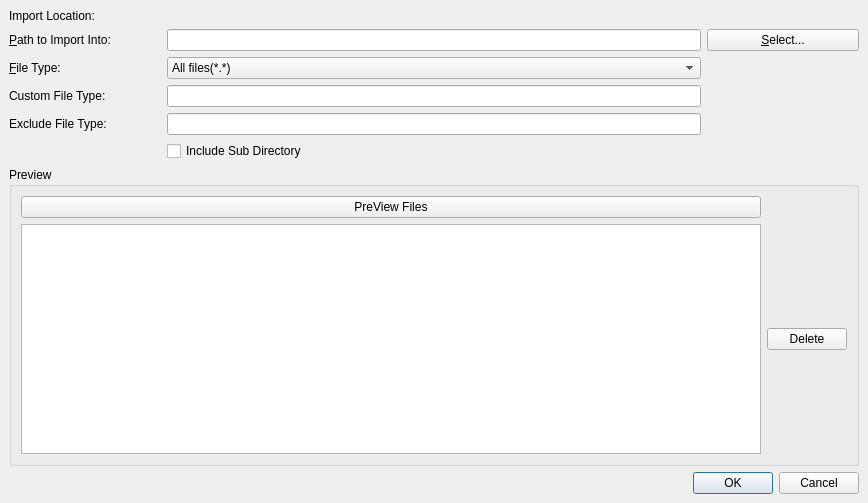
<?xml version="1.0" encoding="UTF-8"?>
<ui version="4.0">
 <class>ImportDocDialog</class>
 <widget class="QDialog" name="ImportDocDialog">
  <property name="geometry">
   <rect>
    <x>0</x>
    <y>0</y>
    <width>868</width>
    <height>503</height>
   </rect>
  </property>
  <property name="windowTitle">
   <string>Data Import</string>
  </property>
  <layout class="QGridLayout">
   <property name="margin">
    <number>9</number>
   </property>
   <property name="spacing">
    <number>6</number>
   </property>
   <item row="2" column="1" colspan="2">
    <widget class="QLineEdit" name="fileSelDir">
     <property name="readOnly">
      <bool>true</bool>
     </property>
    </widget>
   </item>
   <item row="2" column="3">
    <widget class="QPushButton" name="fileSelBtn">
     <property name="text">
      <string>&amp;Select...</string>
     </property>
    </widget>
   </item>
   <item row="11" column="0" colspan="4">
    <widget class="QGroupBox" name="groupBox">
     <property name="title">
      <string>Preview</string>
     </property>
     <layout class="QGridLayout">
      <property name="margin">
       <number>9</number>
      </property>
      <property name="spacing">
       <number>6</number>
      </property>
      <item row="2" column="0">
       <widget class="QTableView" name="previewView">
        <property name="editTriggers">
         <set>QAbstractItemView::NoEditTriggers</set>
        </property>
        <property name="alternatingRowColors">
         <bool>true</bool>
        </property>
        <property name="textElideMode">
         <enum>Qt::ElideNone</enum>
        </property>
        <property name="gridStyle">
         <enum>Qt::NoPen</enum>
        </property>
        <property name="sortingEnabled">
         <bool>true</bool>
        </property>
       </widget>
      </item>
      <item row="0" column="0">
       <widget class="QPushButton" name="previewBtn">
        <property name="text">
         <string>PreView Files</string>
        </property>
       </widget>
      </item>
      <item row="2" column="1">
       <widget class="QPushButton" name="delBtn">
        <property name="text">
         <string>Delete</string>
        </property>
       </widget>
      </item>
     </layout>
    </widget>
   </item>
   <item row="12" column="0" colspan="4">
    <widget class="QDialogButtonBox" name="buttonBox">
     <property name="whatsThis">
      <string/>
     </property>
     <property name="locale">
      <locale language="English" country="UnitedStates"/>
     </property>
     <property name="orientation">
      <enum>Qt::Horizontal</enum>
     </property>
     <property name="standardButtons">
      <set>QDialogButtonBox::Cancel|QDialogButtonBox::Ok</set>
     </property>
    </widget>
   </item>
   <item row="0" column="0">
    <widget class="QLabel" name="label_4">
     <property name="text">
      <string>Import Location:</string>
     </property>
    </widget>
   </item>
   <item row="2" column="0">
    <widget class="QLabel" name="label_1">
     <property name="text">
      <string>&amp;Path to Import Into:</string>
     </property>
     <property name="buddy">
      <cstring>fileTypeCmb</cstring>
     </property>
    </widget>
   </item>
   <item row="0" column="1" colspan="2">
    <widget class="QLabel" name="destDir">
     <property name="text">
      <string/>
     </property>
    </widget>
   </item>
   <item row="3" column="0">
    <widget class="QLabel" name="label_2">
     <property name="text">
      <string>&amp;File Type:</string>
     </property>
     <property name="buddy">
      <cstring>fileSelDir</cstring>
     </property>
    </widget>
   </item>
   <item row="3" column="1" colspan="2">
    <widget class="QComboBox" name="fileTypeCmb">
     <item>
      <property name="text">
       <string>All files(*.*)</string>
      </property>
     </item>
     <item>
      <property name="text">
       <string>All supported files</string>
      </property>
     </item>
     <item>
      <property name="text">
       <string>Office files(*.doc,*.docx,*.xls,*.xlsx,*.ppt,*.pptx)</string>
      </property>
     </item>
     <item>
      <property name="text">
       <string>Pdf files(*.pdf)</string>
      </property>
     </item>
     <item>
      <property name="text">
       <string>Html files(*.html,*.htm)</string>
      </property>
     </item>
     <item>
      <property name="text">
       <string>Picture file(*.jpeg,*.jpg,*.png,*.bmp,*.gif)</string>
      </property>
     </item>
     <item>
      <property name="text">
       <string>Flash files(*.flv,*.swf)</string>
      </property>
     </item>
     <item>
      <property name="text">
       <string>Source files(*.cpp,*.h,*.hpp,*.c,*.java,*.js,*.cs,*.vbs,*.sql,*.rb,*.py,*.asp,*.aspx,*.jsp,*.php,*.xml)</string>
      </property>
     </item>
     <item>
      <property name="text">
       <string>Txt files(*.txt,*.ini,*.bar,*.inf)</string>
      </property>
     </item>
     <item>
      <property name="text">
       <string>Movie fies(*.rm,*.rmvb,*.avi,*.mpg,*.mlv,*.mpe,*.mpeg,*.m2v)</string>
      </property>
     </item>
    </widget>
   </item>
   <item row="5" column="1" colspan="2">
    <widget class="QLineEdit" name="customFileType">
     <property name="toolTip">
      <string>eg: *.bsp,*.axs</string>
     </property>
    </widget>
   </item>
   <item row="8" column="1">
    <widget class="QCheckBox" name="inclueSubDirCheck">
     <property name="toolTip">
      <string>Switch it on if the header should not be imported</string>
     </property>
     <property name="text">
      <string>Include Sub Directory </string>
     </property>
    </widget>
   </item>
   <item row="6" column="1" colspan="2">
    <widget class="QLineEdit" name="excludefileType">
     <property name="toolTip">
      <string>eg: *.bsp,*.axs</string>
     </property>
    </widget>
   </item>
   <item row="6" column="0">
    <widget class="QLabel" name="label_5">
     <property name="text">
      <string>Exclude File Type:</string>
     </property>
    </widget>
   </item>
   <item row="5" column="0">
    <widget class="QLabel" name="label_3">
     <property name="text">
      <string>Custom File Type:</string>
     </property>
    </widget>
   </item>
  </layout>
 </widget>
 <resources/>
 <connections>
  <connection>
   <sender>buttonBox</sender>
   <signal>rejected()</signal>
   <receiver>ImportDocDialog</receiver>
   <slot>reject()</slot>
   <hints>
    <hint type="sourcelabel">
     <x>295</x>
     <y>458</y>
    </hint>
    <hint type="destinationlabel">
     <x>286</x>
     <y>274</y>
    </hint>
   </hints>
  </connection>
 </connections>
</ui>
